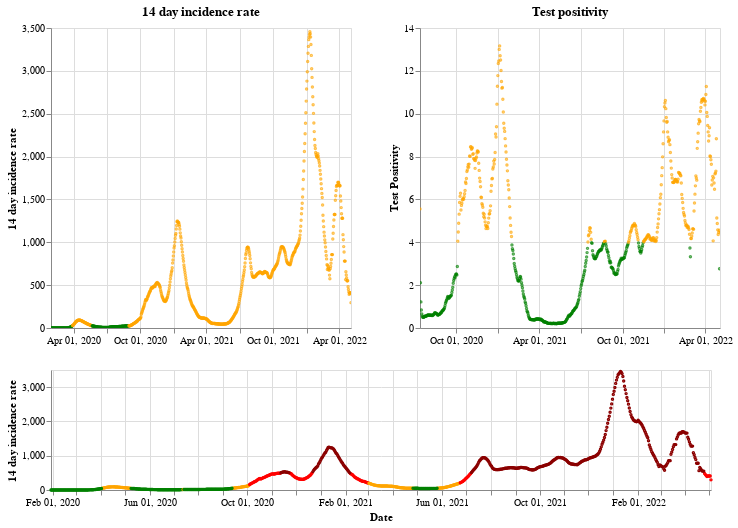

This figure's notebook cell:
### Markdown cell above
## England

### Code cell
plot_traffic_light('England')

### Figure 1 — Vega-Lite specification as saved in the notebook (floating-point values rounded to 4 significant figures; data arrays with more than 128 entries replaced by an {"elided": "..."} marker saying what was removed)
{"config": {"view": {"continuousWidth": 400, "continuousHeight": 300}}, "vconcat": [{"hconcat": [{"mark": {"type": "point", "size": 2}, "encoding": {"color": {"condition": {"value": "green", "test": "(datum.twoWeeklyCasesRate <= 25)"}, "value": "orange"}, "tooltip": [{"type": "nominal", "field": "areaName"}, {"type": "temporal", "field": "date"}, {"type": "quantitative", "field": "twoWeeklyCasesRate"}, {"type": "quantitative", "field": "testPositivity"}], "x": {"type": "temporal", "axis": {"title": ""}, "field": "date", "scale": {"domain": {"selection": "DateBrush"}}, "timeUnit": "yearmonthdate"}, "y": {"type": "quantitative", "axis": {"title": "14 day incidence rate"}, "field": "twoWeeklyCasesRate"}}, "title": "14 day incidence rate", "width": 300}, {"mark": {"type": "point", "size": 2}, "encoding": {"color": {"condition": {"value": "green", "test": "(datum.testPositivity <= 4)"}, "value": "orange"}, "tooltip": [{"type": "nominal", "field": "areaName"}, {"type": "temporal", "field": "date"}, {"type": "quantitative", "field": "twoWeeklyCasesRate"}, {"type": "quantitative", "field": "testPositivity"}], "x": {"type": "temporal", "axis": {"title": ""}, "field": "date", "scale": {"domain": {"selection": "DateBrush"}}, "timeUnit": "yearmonthdate"}, "y": {"type": "quantitative", "axis": {"title": "Test Positivity"}, "field": "testPositivity"}}, "title": "Test positivity", "width": 300}]}, {"layer": [{"mark": {"type": "point", "size": 2}, "encoding": {"color": {"condition": {"value": "orange", "test": "(((datum.testPositivity < 4) && (datum.twoWeeklyCasesRate >= 50)) && (datum.twoWeeklyCasesRate < 200))"}, "value": "red"}, "opacity": {"condition": {"value": 1, "test": "((datum.twoWeeklyCasesRate >= 50) && (datum.twoWeeklyCasesRate < 500))"}, "value": 0}, "tooltip": [{"type": "nominal", "field": "areaName"}, {"type": "temporal", "field": "date"}, {"type": "quantitative", "field": "twoWeeklyCasesRate"}, {"type": "quantitative", "field": "testPositivity"}], "x": {"type": "temporal", "axis": {"title": "Date"}, "field": "date", "timeUnit": "yearmonthdate"}, "y": {"type": "quantitative", "axis": {"title": "14 day incidence rate"}, "field": "twoWeeklyCasesRate"}}, "selection": {"DateBrush": {"type": "interval", "encodings": ["x"], "fields": ["Time"]}}}, {"mark": {"type": "point", "size": 2}, "encoding": {"color": {"value": "darkred"}, "opacity": {"condition": {"value": 1, "test": "(datum.twoWeeklyCasesRate >= 500)"}, "value": 0}, "tooltip": [{"type": "nominal", "field": "areaName"}, {"type": "temporal", "field": "date"}, {"type": "quantitative", "field": "twoWeeklyCasesRate"}, {"type": "quantitative", "field": "testPositivity"}], "x": {"type": "temporal", "axis": {"title": "Date"}, "field": "date", "timeUnit": "yearmonthdate"}, "y": {"type": "quantitative", "axis": {"title": "14 day incidence rate"}, "field": "twoWeeklyCasesRate"}}}, {"mark": {"type": "point", "size": 2}, "encoding": {"color": {"condition": {"value": "green", "test": "((datum.testPositivity < 4) && (datum.twoWeeklyCasesRate < 50))"}, "value": "orange"}, "opacity": {"condition": {"value": 1, "test": "(datum.twoWeeklyCasesRate < 50)"}, "value": 0}, "tooltip": [{"type": "nominal", "field": "areaName"}, {"type": "temporal", "field": "date"}, {"type": "quantitative", "field": "twoWeeklyCasesRate"}, {"type": "quantitative", "field": "testPositivity"}], "x": {"type": "temporal", "axis": {"title": "Date"}, "field": "date", "timeUnit": "yearmonthdate"}, "y": {"type": "quantitative", "axis": {"title": "14 day incidence rate"}, "field": "twoWeeklyCasesRate"}}}], "height": 120, "width": 660}], "data": {"name": "data-660cc04c536956c9e24250499c89b36b"}, "$schema": "https://vega.github.io/schema/vega-lite/v4.8.1.json", "datasets": {"data-660cc04c536956c9e24250499c89b36b": {"elided": "825 records"}}}
